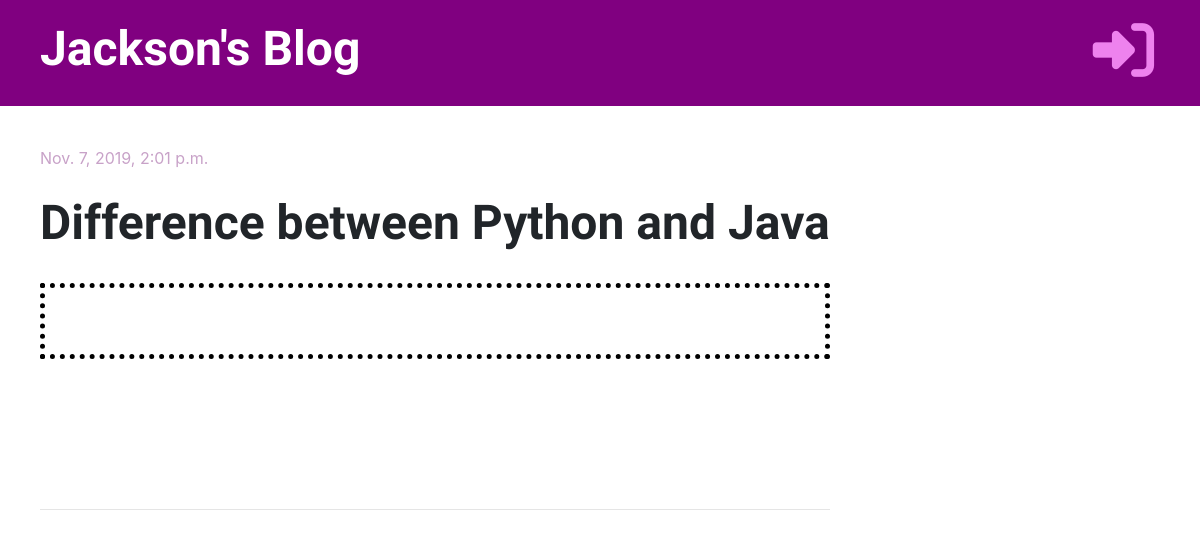
Before: /post/10/ with the older database file.
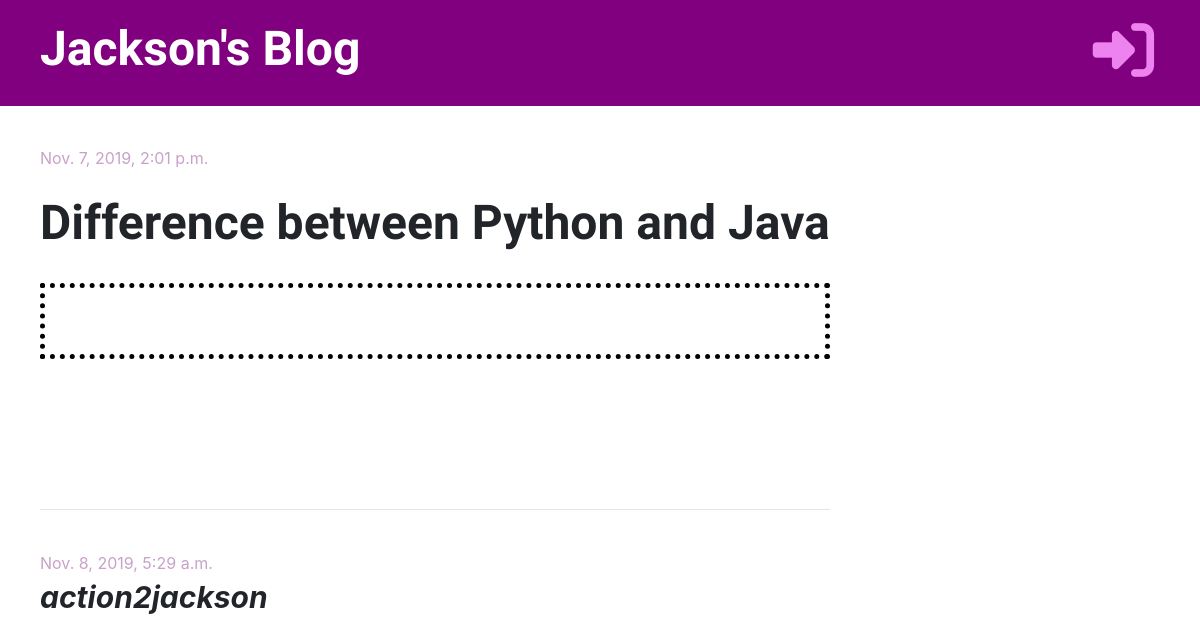
After: the same page with the newer database file.
### blog/models.py (models this page shows, shortened)
class Comment(models.Model):
    post = models.ForeignKey('blog.Post', on_delete=models.CASCADE, related_name='comments')
    author = models.CharField(max_length=200)
    text = models.TextField()
    created_date = models.DateTimeField(default=timezone.now)
    approved = models.BooleanField(default=False)

### blog/views.py (the view)
# urls.py: path('post/<int:pk>/', views.post_detail, name='post_detail'),
def post_detail(request, pk):
    post = get_object_or_404(Post, pk=pk)
    stuff_for_frontend = {'post': post}
    return render(request, 'blog/post_detail.html', stuff_for_frontend)

### blog/templatetags/markdownify.py (called while the page is built)
@register.filter
def markdown(value):
    renderer = HighlightRenderer()
    markdown = mistune.Markdown(renderer=renderer)
    return markdown(value)

### blog/templates/blog/post_detail.html (shortened to what this page needs)
{% extends 'blog/base.html' %}
{% load markdownify %}
{% block content %}
    <div class="post">
        <div style="padding-top: 15px;">
            {% if post.published_date %}
                <div class="date">
                    {{ post.published_date }}
                </div>
            {% else %}
                <a href="{% url 'post_publish' pk=post.pk %}" ><i class="fas fa-upload fa-3x" style="color: #c8a2c8;"></i></a>
            {% endif %}
        </div>
        <br>
        <h1>{{ post.title }}</h1>
        <br>
        <div style="border: 5px dotted black; padding: 25px;">
        </div>
    </div>
    <hr>
    {% for comment in post.comments.all %}
        {% if user.is_authenticated or comment.approved %}
            <div class="comment">
                <p style="margin: auto; color: #c8a2c8; padding-top: 25px;">{{ comment.created_date }}</p>
                <strong><i style="font-size: 30px;">{{ comment.author }}</i></strong>
            </div>
        {% endif %}
    {% empty %}
        <p>No comments yet...</p>
    {% endfor %}
{% endblock %}

Changed rows visible on the page:
now on this page (row edited): Comment: created_date "Nov. 8, 2019, 5:29 a.m.", author "action2jackson"
